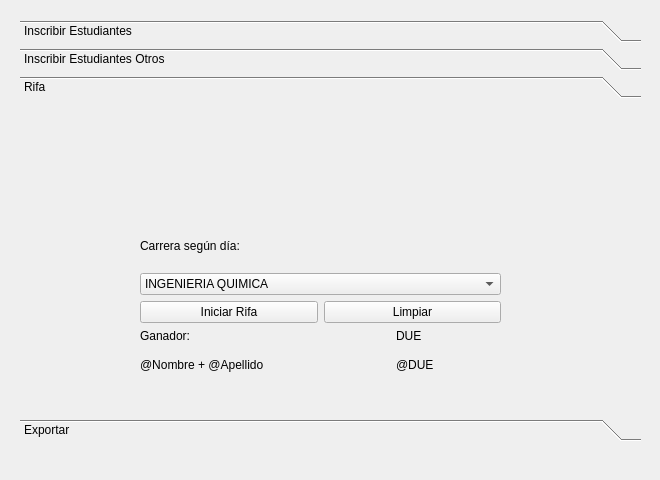
<?xml version="1.0" encoding="UTF-8"?>
<ui version="4.0">
 <class>Form</class>
 <widget class="QWidget" name="Form">
  <property name="geometry">
   <rect>
    <x>0</x>
    <y>0</y>
    <width>660</width>
    <height>480</height>
   </rect>
  </property>
  <property name="windowTitle">
   <string>Ingenieria Y Arquitectura</string>
  </property>
  <widget class="QToolBox" name="toolBox">
   <property name="geometry">
    <rect>
     <x>20</x>
     <y>20</y>
     <width>621</width>
     <height>421</height>
    </rect>
   </property>
   <property name="currentIndex">
    <number>2</number>
   </property>
   <widget class="QWidget" name="page">
    <property name="geometry">
     <rect>
      <x>0</x>
      <y>0</y>
      <width>621</width>
      <height>281</height>
     </rect>
    </property>
    <attribute name="label">
     <string>Inscribir Estudiantes</string>
    </attribute>
    <widget class="QGroupBox" name="groupBox">
     <property name="geometry">
      <rect>
       <x>40</x>
       <y>20</y>
       <width>531</width>
       <height>221</height>
      </rect>
     </property>
     <property name="title">
      <string/>
     </property>
     <widget class="QWidget" name="layoutWidget_2">
      <property name="geometry">
       <rect>
        <x>30</x>
        <y>40</y>
        <width>274</width>
        <height>33</height>
       </rect>
      </property>
      <layout class="QHBoxLayout" name="horizontalLayout">
       <item>
        <widget class="QLabel" name="label">
         <property name="text">
          <string>DUE:</string>
         </property>
        </widget>
       </item>
       <item>
        <widget class="QLineEdit" name="le_due">
         <property name="inputMask">
          <string/>
         </property>
        </widget>
       </item>
       <item>
        <widget class="QPushButton" name="btn_buscar">
         <property name="text">
          <string>Buscar</string>
         </property>
        </widget>
       </item>
      </layout>
     </widget>
     <widget class="QLabel" name="label_19">
      <property name="geometry">
       <rect>
        <x>0</x>
        <y>10</y>
        <width>191</width>
        <height>21</height>
       </rect>
      </property>
      <property name="text">
       <string>DUE del estudiante a buscar</string>
      </property>
     </widget>
     <widget class="QGroupBox" name="groupBox_4">
      <property name="geometry">
       <rect>
        <x>420</x>
        <y>0</y>
        <width>120</width>
        <height>161</height>
       </rect>
      </property>
      <property name="title">
       <string>Opciones</string>
      </property>
      <widget class="QWidget" name="">
       <property name="geometry">
        <rect>
         <x>20</x>
         <y>40</y>
         <width>87</width>
         <height>107</height>
        </rect>
       </property>
       <layout class="QVBoxLayout" name="verticalLayout_11">
        <item>
         <widget class="QPushButton" name="btn_inscribir">
          <property name="enabled">
           <bool>true</bool>
          </property>
          <property name="text">
           <string>Inscribir</string>
          </property>
         </widget>
        </item>
        <item>
         <widget class="QPushButton" name="btn_asist">
          <property name="enabled">
           <bool>true</bool>
          </property>
          <property name="text">
           <string>Asistencia</string>
          </property>
         </widget>
        </item>
        <item>
         <widget class="QPushButton" name="btn_clear">
          <property name="enabled">
           <bool>true</bool>
          </property>
          <property name="text">
           <string>Limpiar</string>
          </property>
         </widget>
        </item>
       </layout>
      </widget>
     </widget>
     <widget class="QWidget" name="">
      <property name="geometry">
       <rect>
        <x>31</x>
        <y>81</y>
        <width>283</width>
        <height>50</height>
       </rect>
      </property>
      <layout class="QVBoxLayout" name="verticalLayout_9">
       <item>
        <widget class="QLabel" name="label_2">
         <property name="text">
          <string>Nombres</string>
         </property>
        </widget>
       </item>
       <item>
        <widget class="QLabel" name="lbl_nombre">
         <property name="text">
          <string>    @Nombres + @Apellidos</string>
         </property>
        </widget>
       </item>
      </layout>
     </widget>
     <widget class="QWidget" name="">
      <property name="geometry">
       <rect>
        <x>30</x>
        <y>130</y>
        <width>351</width>
        <height>50</height>
       </rect>
      </property>
      <layout class="QVBoxLayout" name="verticalLayout_10">
       <item>
        <widget class="QLabel" name="label_3">
         <property name="text">
          <string>                       Carrera</string>
         </property>
        </widget>
       </item>
       <item>
        <widget class="QLabel" name="lbl_carrera">
         <property name="text">
          <string>@Carrera               </string>
         </property>
        </widget>
       </item>
      </layout>
     </widget>
    </widget>
    <widget class="QWidget" name="">
     <property name="geometry">
      <rect>
       <x>50</x>
       <y>210</y>
       <width>516</width>
       <height>30</height>
      </rect>
     </property>
     <layout class="QHBoxLayout" name="horizontalLayout_16">
      <item>
       <widget class="QLabel" name="label_23">
        <property name="text">
         <string>Asistencia:</string>
        </property>
       </widget>
      </item>
      <item>
       <layout class="QHBoxLayout" name="horizontalLayout_15">
        <item>
         <widget class="QCheckBox" name="chk_lun">
          <property name="text">
           <string>Lunes</string>
          </property>
         </widget>
        </item>
        <item>
         <widget class="QCheckBox" name="chk_mar">
          <property name="text">
           <string>Martes</string>
          </property>
         </widget>
        </item>
        <item>
         <widget class="QCheckBox" name="chk_mier">
          <property name="text">
           <string>Miércoles</string>
          </property>
         </widget>
        </item>
        <item>
         <widget class="QCheckBox" name="chk_jue">
          <property name="text">
           <string>Jueves</string>
          </property>
         </widget>
        </item>
        <item>
         <widget class="QCheckBox" name="chk_vier">
          <property name="text">
           <string>Viernes</string>
          </property>
         </widget>
        </item>
       </layout>
      </item>
     </layout>
    </widget>
   </widget>
   <widget class="QWidget" name="page_1">
    <property name="geometry">
     <rect>
      <x>0</x>
      <y>0</y>
      <width>621</width>
      <height>281</height>
     </rect>
    </property>
    <attribute name="label">
     <string>Inscribir Estudiantes Otros</string>
    </attribute>
    <widget class="QGroupBox" name="groupBox_2">
     <property name="geometry">
      <rect>
       <x>30</x>
       <y>40</y>
       <width>571</width>
       <height>261</height>
      </rect>
     </property>
     <property name="inputMethodHints">
      <set>Qt::ImhNone</set>
     </property>
     <property name="title">
      <string/>
     </property>
     <widget class="QLabel" name="label_21">
      <property name="geometry">
       <rect>
        <x>0</x>
        <y>10</y>
        <width>371</width>
        <height>31</height>
       </rect>
      </property>
      <property name="text">
       <string>Información del Estudiante:</string>
      </property>
     </widget>
     <widget class="QLabel" name="label_14">
      <property name="geometry">
       <rect>
        <x>23</x>
        <y>161</y>
        <width>91</width>
        <height>21</height>
       </rect>
      </property>
      <property name="text">
       <string>       Carrera:</string>
      </property>
     </widget>
     <widget class="QGroupBox" name="groupBox_5">
      <property name="geometry">
       <rect>
        <x>440</x>
        <y>30</y>
        <width>120</width>
        <height>161</height>
       </rect>
      </property>
      <property name="title">
       <string>Opciones</string>
      </property>
      <widget class="QWidget" name="">
       <property name="geometry">
        <rect>
         <x>20</x>
         <y>30</y>
         <width>87</width>
         <height>107</height>
        </rect>
       </property>
       <layout class="QVBoxLayout" name="verticalLayout_12">
        <item>
         <widget class="QPushButton" name="btn_inscribir_2">
          <property name="enabled">
           <bool>true</bool>
          </property>
          <property name="text">
           <string>Inscribir</string>
          </property>
         </widget>
        </item>
        <item>
         <widget class="QPushButton" name="btn_clear_2">
          <property name="enabled">
           <bool>true</bool>
          </property>
          <property name="text">
           <string>Limpiar</string>
          </property>
         </widget>
        </item>
       </layout>
      </widget>
     </widget>
     <widget class="QComboBox" name="cmb_carrera_2">
      <property name="geometry">
       <rect>
        <x>120</x>
        <y>160</y>
        <width>281</width>
        <height>31</height>
       </rect>
      </property>
      <property name="currentIndex">
       <number>0</number>
      </property>
      <item>
       <property name="text">
        <string>INGENIERIA QUIMICA</string>
       </property>
      </item>
      <item>
       <property name="text">
        <string>INGENIERIA MECANICA</string>
       </property>
      </item>
      <item>
       <property name="text">
        <string>ARQUITECTURA</string>
       </property>
      </item>
      <item>
       <property name="text">
        <string>INGENIERIA CIVIL</string>
       </property>
      </item>
      <item>
       <property name="text">
        <string>INGENIERIA INDUSTRIAL</string>
       </property>
      </item>
      <item>
       <property name="text">
        <string>INGENIERIA DE SISTEMAS INFORMATICOS</string>
       </property>
      </item>
      <item>
       <property name="text">
        <string>INGENIERIA ELECTRICA</string>
       </property>
      </item>
      <item>
       <property name="text">
        <string>NO ES ESTUDIANTE</string>
       </property>
      </item>
     </widget>
     <widget class="QWidget" name="">
      <property name="geometry">
       <rect>
        <x>20</x>
        <y>40</y>
        <width>381</width>
        <height>115</height>
       </rect>
      </property>
      <layout class="QVBoxLayout" name="verticalLayout_2">
       <item>
        <layout class="QHBoxLayout" name="horizontalLayout_4">
         <item>
          <widget class="QLabel" name="label_6">
           <property name="text">
            <string>          Carnet:</string>
           </property>
          </widget>
         </item>
         <item>
          <widget class="QLineEdit" name="le_carnet">
           <property name="inputMask">
            <string/>
           </property>
          </widget>
         </item>
        </layout>
       </item>
       <item>
        <layout class="QVBoxLayout" name="verticalLayout">
         <item>
          <layout class="QHBoxLayout" name="horizontalLayout_5">
           <item>
            <widget class="QLabel" name="label_11">
             <property name="text">
              <string>        Nombre:</string>
             </property>
            </widget>
           </item>
           <item>
            <widget class="QLineEdit" name="le_nombre">
             <property name="enabled">
              <bool>true</bool>
             </property>
            </widget>
           </item>
          </layout>
         </item>
         <item>
          <layout class="QHBoxLayout" name="horizontalLayout_11">
           <item>
            <widget class="QLabel" name="label_12">
             <property name="text">
              <string>     Apellidos:</string>
             </property>
            </widget>
           </item>
           <item>
            <widget class="QLineEdit" name="le_apellido">
             <property name="enabled">
              <bool>true</bool>
             </property>
            </widget>
           </item>
          </layout>
         </item>
        </layout>
       </item>
      </layout>
     </widget>
    </widget>
   </widget>
   <widget class="QWidget" name="page_2">
    <property name="geometry">
     <rect>
      <x>0</x>
      <y>0</y>
      <width>621</width>
      <height>281</height>
     </rect>
    </property>
    <attribute name="label">
     <string>Rifa</string>
    </attribute>
    <widget class="QWidget" name="widget" native="true">
     <property name="geometry">
      <rect>
       <x>30</x>
       <y>60</y>
       <width>551</width>
       <height>211</height>
      </rect>
     </property>
     <widget class="QWidget" name="">
      <property name="geometry">
       <rect>
        <x>90</x>
        <y>60</y>
        <width>361</width>
        <height>99</height>
       </rect>
      </property>
      <layout class="QVBoxLayout" name="verticalLayout_7">
       <item>
        <widget class="QLabel" name="label_10">
         <property name="text">
          <string>Carrera según día:</string>
         </property>
        </widget>
       </item>
       <item>
        <widget class="QComboBox" name="cmb_carrera">
         <item>
          <property name="text">
           <string>INGENIERIA QUIMICA</string>
          </property>
         </item>
         <item>
          <property name="text">
           <string>INGENIERIA MECANICA</string>
          </property>
         </item>
         <item>
          <property name="text">
           <string>ARQUITECTURA</string>
          </property>
         </item>
         <item>
          <property name="text">
           <string>INGENIERIA CIVIL</string>
          </property>
         </item>
         <item>
          <property name="text">
           <string>INGENIERIA INDUSTRIAL</string>
          </property>
         </item>
         <item>
          <property name="text">
           <string>INGENIERIA DE SISTEMAS INFORMATICOS</string>
          </property>
         </item>
         <item>
          <property name="text">
           <string>INGENIERIA ELECTRICA</string>
          </property>
         </item>
        </widget>
       </item>
       <item>
        <layout class="QHBoxLayout" name="horizontalLayout_9">
         <item>
          <widget class="QPushButton" name="btn_rifa">
           <property name="text">
            <string>Iniciar Rifa</string>
           </property>
          </widget>
         </item>
         <item>
          <widget class="QPushButton" name="btn_clear_4">
           <property name="text">
            <string>Limpiar</string>
           </property>
          </widget>
         </item>
        </layout>
       </item>
      </layout>
     </widget>
     <widget class="QWidget" name="">
      <property name="geometry">
       <rect>
        <x>90</x>
        <y>160</y>
        <width>395</width>
        <height>52</height>
       </rect>
      </property>
      <layout class="QHBoxLayout" name="horizontalLayout_2">
       <item>
        <layout class="QVBoxLayout" name="verticalLayout_5">
         <item>
          <widget class="QLabel" name="label_7">
           <property name="text">
            <string>Ganador:</string>
           </property>
          </widget>
         </item>
         <item>
          <widget class="QLabel" name="lbl_ganador">
           <property name="text">
            <string>@Nombre + @Apellido                                      </string>
           </property>
          </widget>
         </item>
        </layout>
       </item>
       <item>
        <layout class="QVBoxLayout" name="verticalLayout_6">
         <item>
          <widget class="QLabel" name="label_8">
           <property name="text">
            <string>DUE</string>
           </property>
          </widget>
         </item>
         <item>
          <widget class="QLabel" name="lbl_codigo">
           <property name="text">
            <string>@DUE        </string>
           </property>
          </widget>
         </item>
        </layout>
       </item>
      </layout>
     </widget>
    </widget>
   </widget>
   <widget class="QWidget" name="page_3">
    <property name="geometry">
     <rect>
      <x>0</x>
      <y>0</y>
      <width>621</width>
      <height>281</height>
     </rect>
    </property>
    <attribute name="label">
     <string>Exportar</string>
    </attribute>
    <widget class="QGroupBox" name="groupBox_8">
     <property name="geometry">
      <rect>
       <x>130</x>
       <y>60</y>
       <width>371</width>
       <height>161</height>
      </rect>
     </property>
     <property name="title">
      <string>Generar:</string>
     </property>
     <widget class="QWidget" name="layoutWidget_3">
      <property name="geometry">
       <rect>
        <x>40</x>
        <y>60</y>
        <width>241</width>
        <height>62</height>
       </rect>
      </property>
      <layout class="QHBoxLayout" name="horizontalLayout_3">
       <item>
        <layout class="QVBoxLayout" name="verticalLayout_3">
         <item>
          <widget class="QLabel" name="label_4">
           <property name="text">
            <string>Nombre Archivo</string>
           </property>
          </widget>
         </item>
         <item>
          <widget class="QLineEdit" name="lineEdit"/>
         </item>
        </layout>
       </item>
       <item>
        <widget class="QPushButton" name="btn_cambiar">
         <property name="text">
          <string>Generar</string>
         </property>
        </widget>
       </item>
      </layout>
     </widget>
    </widget>
   </widget>
  </widget>
 </widget>
 <tabstops>
  <tabstop>le_due</tabstop>
  <tabstop>btn_buscar</tabstop>
  <tabstop>btn_inscribir</tabstop>
  <tabstop>chk_lun</tabstop>
  <tabstop>chk_mar</tabstop>
  <tabstop>chk_mier</tabstop>
  <tabstop>chk_jue</tabstop>
  <tabstop>chk_vier</tabstop>
  <tabstop>btn_asist</tabstop>
  <tabstop>le_carnet</tabstop>
  <tabstop>le_nombre</tabstop>
  <tabstop>le_apellido</tabstop>
  <tabstop>btn_inscribir_2</tabstop>
  <tabstop>btn_rifa</tabstop>
 </tabstops>
 <resources/>
 <connections>
  <connection>
   <sender>btn_clear</sender>
   <signal>clicked()</signal>
   <receiver>le_due</receiver>
   <slot>clear()</slot>
   <hints>
    <hint type="sourcelabel">
     <x>545</x>
     <y>215</y>
    </hint>
    <hint type="destinationlabel">
     <x>235</x>
     <y>125</y>
    </hint>
   </hints>
  </connection>
  <connection>
   <sender>le_due</sender>
   <signal>returnPressed()</signal>
   <receiver>btn_buscar</receiver>
   <slot>click()</slot>
   <hints>
    <hint type="sourcelabel">
     <x>255</x>
     <y>146</y>
    </hint>
    <hint type="destinationlabel">
     <x>362</x>
     <y>146</y>
    </hint>
   </hints>
  </connection>
  <connection>
   <sender>le_carnet</sender>
   <signal>returnPressed()</signal>
   <receiver>le_nombre</receiver>
   <slot>setFocus()</slot>
   <hints>
    <hint type="sourcelabel">
     <x>357</x>
     <y>202</y>
    </hint>
    <hint type="destinationlabel">
     <x>410</x>
     <y>242</y>
    </hint>
   </hints>
  </connection>
  <connection>
   <sender>le_nombre</sender>
   <signal>returnPressed()</signal>
   <receiver>le_apellido</receiver>
   <slot>setFocus()</slot>
   <hints>
    <hint type="sourcelabel">
     <x>347</x>
     <y>242</y>
    </hint>
    <hint type="destinationlabel">
     <x>346</x>
     <y>281</y>
    </hint>
   </hints>
  </connection>
  <connection>
   <sender>btn_clear_2</sender>
   <signal>clicked()</signal>
   <receiver>le_apellido</receiver>
   <slot>clear()</slot>
   <hints>
    <hint type="sourcelabel">
     <x>565</x>
     <y>264</y>
    </hint>
    <hint type="destinationlabel">
     <x>356</x>
     <y>264</y>
    </hint>
   </hints>
  </connection>
  <connection>
   <sender>btn_clear_2</sender>
   <signal>clicked()</signal>
   <receiver>le_nombre</receiver>
   <slot>clear()</slot>
   <hints>
    <hint type="sourcelabel">
     <x>581</x>
     <y>265</y>
    </hint>
    <hint type="destinationlabel">
     <x>322</x>
     <y>224</y>
    </hint>
   </hints>
  </connection>
  <connection>
   <sender>btn_clear_2</sender>
   <signal>clicked()</signal>
   <receiver>le_carnet</receiver>
   <slot>clear()</slot>
   <hints>
    <hint type="sourcelabel">
     <x>537</x>
     <y>264</y>
    </hint>
    <hint type="destinationlabel">
     <x>289</x>
     <y>184</y>
    </hint>
   </hints>
  </connection>
  <connection>
   <sender>btn_clear</sender>
   <signal>clicked()</signal>
   <receiver>lbl_carrera</receiver>
   <slot>clear()</slot>
   <hints>
    <hint type="sourcelabel">
     <x>504</x>
     <y>209</y>
    </hint>
    <hint type="destinationlabel">
     <x>210</x>
     <y>247</y>
    </hint>
   </hints>
  </connection>
  <connection>
   <sender>btn_clear_4</sender>
   <signal>clicked()</signal>
   <receiver>lbl_codigo</receiver>
   <slot>clear()</slot>
   <hints>
    <hint type="sourcelabel">
     <x>422</x>
     <y>235</y>
    </hint>
    <hint type="destinationlabel">
     <x>483</x>
     <y>302</y>
    </hint>
   </hints>
  </connection>
  <connection>
   <sender>btn_clear_4</sender>
   <signal>clicked()</signal>
   <receiver>lbl_ganador</receiver>
   <slot>clear()</slot>
   <hints>
    <hint type="sourcelabel">
     <x>386</x>
     <y>240</y>
    </hint>
    <hint type="destinationlabel">
     <x>262</x>
     <y>295</y>
    </hint>
   </hints>
  </connection>
  <connection>
   <sender>btn_clear</sender>
   <signal>clicked()</signal>
   <receiver>lbl_nombre</receiver>
   <slot>clear()</slot>
   <hints>
    <hint type="sourcelabel">
     <x>567</x>
     <y>202</y>
    </hint>
    <hint type="destinationlabel">
     <x>252</x>
     <y>200</y>
    </hint>
   </hints>
  </connection>
  <connection>
   <sender>btn_clear_2</sender>
   <signal>clicked()</signal>
   <receiver>cmb_carrera_2</receiver>
   <slot>clear()</slot>
   <hints>
    <hint type="sourcelabel">
     <x>524</x>
     <y>272</y>
    </hint>
    <hint type="destinationlabel">
     <x>423</x>
     <y>298</y>
    </hint>
   </hints>
  </connection>
 </connections>
</ui>
